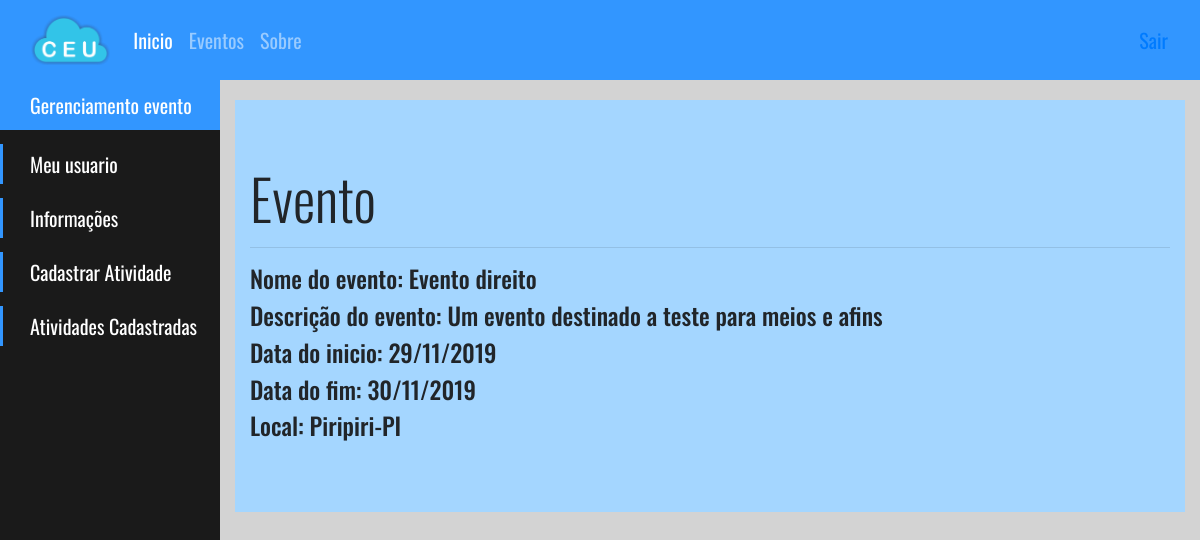
The page /usuario/seusEventos/gerenciamento/?id=8 (signed in) on the database its author committed.
### tables this page shows
CREATE TABLE `tb_evento` (
  `id` int(11) NOT NULL,
  `id_usuario` int(11) NOT NULL,
  `nome` varchar(50) NOT NULL,
  `email` varchar(50) NOT NULL,
  `descricao` varchar(1000) NOT NULL,
  `area` varchar(50) NOT NULL,
  `preco_evento` float(5,2) NOT NULL DEFAULT 0.00,
  `qntd_part` int(11) NOT NULL,
  `data_inicio` varchar(20) NOT NULL,
  `data_fim` varchar(20) NOT NULL,
  `estado` varchar(20) NOT NULL,
  `cidade` varchar(50) NOT NULL,
  `cep` int(11) NOT NULL,
  `data_cadastro` datetime NOT NULL DEFAULT current_timestamp(),
  `num_usuario_cads` int(11) NOT NULL DEFAULT 0
);

### usuario/seusEventos/gerenciamento/index.php (the view, shortened to what this page needs)
<?php
    try {
        $conexao = new Conexao();
        $query = "select * from tb_evento where id = :id";
        $stmt = $conexao->prepare($query);
        $stmt->bindValue(':id', $_GET['id']);
        $stmt->execute();
        $evento = $stmt->fetch(PDO::FETCH_OBJ);
    } catch (PDOException $e) {
        echo 'Mensagem: '.$e->getMessage();
    }
?>
<!DOCTYPE html>
<html>
<head>
    <link rel="stylesheet" href="../../../_css/style_menu.css" />
    <link rel="stylesheet" href="https://stackpath.bootstrapcdn.com/bootstrap/4.3.1/css/bootstrap.min.css">
    <link rel="stylesheet" href="../../../_css/style_gerenciamento_usuario.css">
    <link rel="stylesheet" href="../../../_css/style_menu.css">
</head>
<body>
    <nav class="navbar navbar-expand-lg navbar-dark navbar-full fixed-top" style="background-color: rgb(50, 150, 255); height: 80px;">
        <div class="logo" style="height: 80px">
            <a href="#inicio";>
                <img src="../../../_imagens/CEU_noname_pequeno.png" />
            </a>
        </div>
        <div class="collapse navbar-collapse menuTeste" id="navbarNav">
            <ul class="navbar-nav">
                <li class="nav-item active">
                    <a class="nav-link" href="#">Inicio <span class="sr-only">(current)</span></a>
                </li>
                <li class="nav-item">
                    <a class="nav-link" href="../../../evento/">Eventos</a>
                </li>
                <li class="nav-item">
                    <a class="nav-link" href="#">Sobre</a>
                </li>
            </ul>
        </div>
        <aside class="nav-item">
            <a class="nav-link" href="../../../service/logoff.php">Sair</a>
        </aside>
    </nav>
    <div class="sidebar-container">
        <div class="sidebar-logo">
            Gerenciamento evento
        </div>
        <ul class="sidebar-navigation">
            <li>
                <a href="../../">
                    <i class="fa fa-home" aria-hidden="true"></i> Meu usuario
                </a>
            </li>
            <li>
                <a href="">
                    <i class="fa fa-home" aria-hidden="true"></i> Informações
                </a>
            </li>
            <li>
                <a href="./cadastrarAtividade/?id=<?=$_GET['id']?>">
                    <i class="fa fa-tachometer" aria-hidden="true"></i> Cadastrar Atividade
                </a>
            </li>
            <li>
                <a href="./atividadesCadastradas/?id=<?=$_GET['id']?>">
                    <i class="fa fa-tachometer" aria-hidden="true"></i> Atividades Cadastradas
                </a>
            </li>
        </ul>
    </div>
    <div class="content-container">
        <div class="container-fluid container-branco">
            <div class="jumbotron jumbotron-fluid">
                <div class="container">
                    <h1 class="display-4">Evento</h1>
                    <hr>
                    <h4 class="display-6">Nome do evento: <?=$evento->nome?></h4>
                    <h4 class="display-6">Descrição do evento: <?=$evento->descricao?></h4>
                    <h4 class="display-6">Data do inicio: <?=$evento->data_inicio?></h4>
                    <h4 class="display-6">Data do fim: <?=$evento->data_fim?></h4>
                    <h4 class="display-6">Local: <?=$evento->cidade?>-<?=$evento->estado?></h4>
                </div>
            </div>
        </div>
    </div>
</body>
</html>

### _css/style_menu.css (style rules this page uses)
* { box-sizing: border-box; }
body { margin: 0; font-family: 'Oswald', sans-serif; font-size: 15pt; background-color: lightgray; }
.logo { display: inline-block; height: 80px; padding: 15px; }
.logo img { height: 100%; }

### _css/style_gerenciamento_usuario.css (style rules this page uses)
.sidebar-container { position: fixed; width: 220px; height: 100%; left: 0; top: 80px; overflow-x: hidden; overflow-y: auto; background: #1a1a1a; color: #fff; }
.content-container { padding-top: 20px; }
.sidebar-logo { padding: 10px 15px 10px 30px; font-size: 20px; background-color: rgb(50, 150, 255); }
.sidebar-navigation { padding: 0; margin: 0; list-style-type: none; position: relative; }
.sidebar-navigation li { background-color: transparent; position: relative; display: inline-block; width: 100%; line-height: 20px; }
.sidebar-navigation li a { padding: 10px 15px 10px 30px; display: grid; color: #fff; }
.sidebar-navigation li::before { background-color: rgb(50, 150, 255); position: absolute; content: ''; height: 100%; left: 0; top: 0; -webkit-transition: width 0.2s ease-in; transition: width 0.2s ease-in; width: 3px; z-index: -1; }
.content-container { padding-left: 220px; }
.jumbotron { background: rgb(164, 214, 255); margin-top: 80px; }

### rows shown on the page
tb_evento: nome "Evento direito", descricao "Um evento destinado a teste para meios e afins", data_inicio "29/11/2019", data_fim "30/11/2019", cidade "Piripiri", estado "PI"
